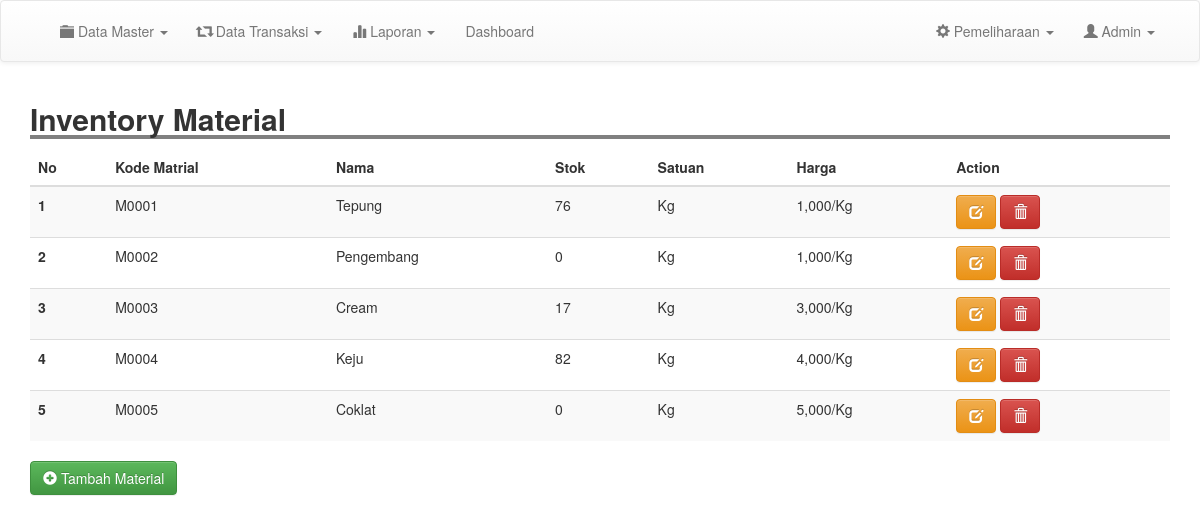
/admin/inventory.php (signed in), run on an earlier commit of the app's database.
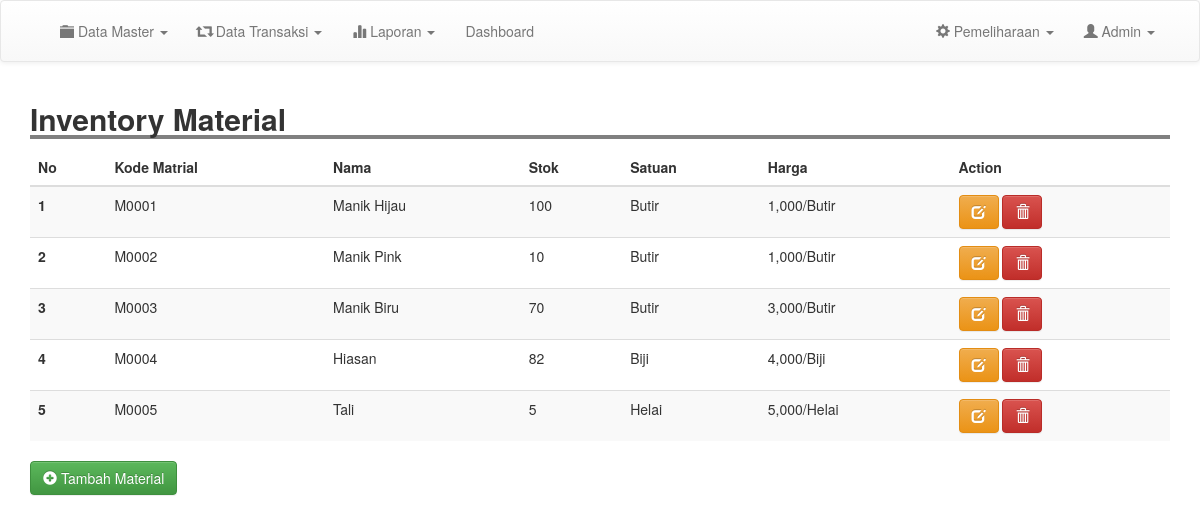
And on a later commit of the database.
### tables this page shows
CREATE TABLE `inventory` (
  `kode_bk` varchar(100) NOT NULL,
  `nama` varchar(200) NOT NULL,
  `qty` varchar(200) NOT NULL,
  `satuan` varchar(200) NOT NULL,
  `harga` int(11) NOT NULL,
  `tanggal` date NOT NULL
);

### admin/inventory.php (the view, shortened to what this page needs)
<?php
include 'header.php';
?>
<div class="container">
	<h2 style=" width: 100%; border-bottom: 4px solid gray"><b>Inventory Material</b></h2>
	<table class="table table-striped">
		<thead>
			<tr>
				<th scope="col">No</th>
				<th scope="col">Kode Matrial</th>
				<th scope="col">Nama</th>
				<th scope="col">Stok</th>
				<th scope="col">Satuan</th>
				<th scope="col">Harga</th>
				<th scope="col">Action</th>
			</tr>
		</thead>
		<tbody>
			<?php
			$result = mysqli_query($conn, "SELECT * FROM inventory order by kode_bk asc");
			$no =1;
			while ($row = mysqli_fetch_assoc($result)) {
				?>
				<tr>
					<th scope="row"><?php echo $no; ?></th>
					<td><?= $row['kode_bk'];  ?></td>
					<td><?= $row['nama'];  ?></td>
					<td><?= $row['qty'];  ?></td>
					<td><?= $row['satuan'];  ?></td>
					<td><?php  echo "".number_format($row['harga'])."/".$row['satuan'];  ?></td>
					<td><a href="edit_inventory.php?kode=<?php echo $row['kode_bk']; ?>" class="btn btn-warning"><i class="glyphicon glyphicon-edit"></i> </a> <a href="inventory.php?kode=<?php echo $row['kode_bk'];?>&page=del" class="btn btn-danger" onclick="return confirm('Yakin Ingin Menghapus Data ?')"><i class="glyphicon glyphicon-trash"></i> </a></td>
				</tr>
				<?php
				$no++;
			}
			?>
		</tbody>
	</table>
	<a href="tm_inventory.php" class="btn btn-success"><i class="glyphicon glyphicon-plus-sign"></i> Tambah Material</a>
</div>
<br>
<br>
<br>
<br>
<br>
<br>
<br>
<br>
<br>
<br>
<br>
<br>

### admin/header.php (shortened to what this page needs)
<!DOCTYPE html>
<html>
<head>
	<link rel="stylesheet" type="text/css" href="../css/bootstrap.min.css">
	<link rel="stylesheet" type="text/css" href="../css/style.css">
	<link rel="stylesheet" type="text/css" href="../css/bootstrap-theme.css">
</head>
<body>
	<nav class="navbar navbar-default" style="padding: 5px;">
		<div class="container">
			<div class="collapse navbar-collapse" id="bs-example-navbar-collapse-1">
				<ul class="nav navbar-nav navbar-left">
					<li class="dropdown">
						<a href="#" class="dropdown-toggle" data-toggle="dropdown" role="button" aria-haspopup="true" aria-expanded="false"><i class="glyphicon glyphicon-folder-close"></i> Data Master <span class="caret"></span></a>
					</li>
					<li class="dropdown">
						<a href="#" class="dropdown-toggle" data-toggle="dropdown" role="button" aria-haspopup="true" aria-expanded="false"><i class="glyphicon glyphicon-retweet"></i> Data Transaksi <span class="caret"></span></a>
					</li>
					<li class="dropdown">
						<a href="#" class="dropdown-toggle" data-toggle="dropdown" role="button" aria-haspopup="true" aria-expanded="false"><i class="glyphicon glyphicon-stats"></i> Laporan <span class="caret"></span></a>
					</li>
					<li><a href="halaman_utama.php">Dashboard</a></li>
				</ul>
				<ul class="nav navbar-nav navbar-right">
					<li class="dropdown">
						<a href="#" class="dropdown-toggle" data-toggle="dropdown" role="button" aria-haspopup="true" aria-expanded="false"><i class="glyphicon glyphicon-cog"></i> Pemeliharaan <span class="caret"></span></a>
					</li>
					<li class="dropdown">
						<a href="#" class="dropdown-toggle" data-toggle="dropdown" role="button" aria-haspopup="true" aria-expanded="false"><i class="glyphicon glyphicon-user"></i> Admin <span class="caret"></span></a>
					</li>
				</ul>
			</div>
		</div>
	</nav>

### css/style.css (style rules this page uses)
body { margin:0; padding: 0; }

What changed in the data, as far as the page shows it:
changed inventory "M0001": nama "Tepung" → "Manik Hijau"; qty "76" → "100"; satuan "Kg" → "Butir"
changed inventory "M0002": nama "Pengembang" → "Manik Pink"; qty "0" → "10"; satuan "Kg" → "Butir"
changed inventory "M0003": nama "Cream" → "Manik Biru"; qty "17" → "70"; satuan "Kg" → "Butir"
changed inventory "M0004": nama "Keju" → "Hiasan"; satuan "Kg" → "Biji"
changed inventory "M0005": nama "Coklat" → "Tali"; qty "0" → "5"; satuan "Kg" → "Helai"
